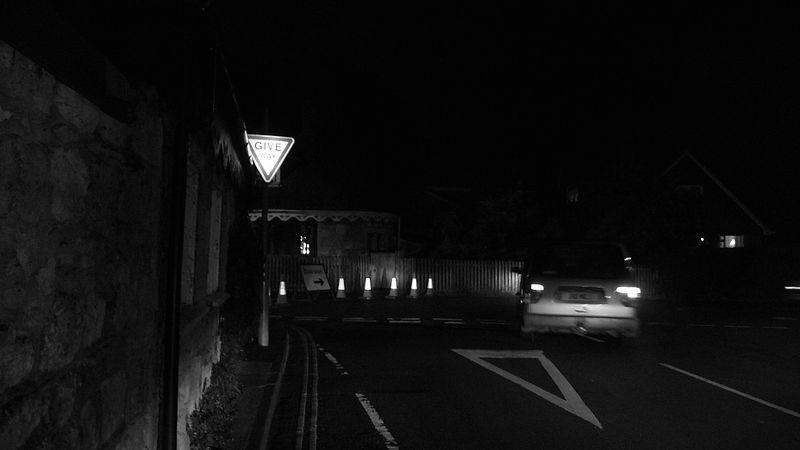
%> input picture dark_road_1.jpg, 800 x 450 px
$ octave exer1_4.m   (GNU Octave 9; MATLAB toolbox functions it lacks are replaced by stand-ins)
%> lines starting %> are read from the running program, lines starting %| are printed output that depends on the picture
clc;
clear;
close all;

scr = get(0,'ScreenSize');
images = {'dark_road_1.jpg','dark_road_2.jpg','dark_road_3.jpg'};

%% Histograms
figure(1);
set(gcf,'Position',[0.12*scr(3) 0.12*scr(4) 0.75*scr(3) 0.75*scr(4)]);

for i = 1:numel(images)
    dr{i} = im2gray(imread(images{i}));
    subplot(2,3,i);
    imshow(dr{i});
    title(sprintf('dark road %d ',i));
    subplot(2,3,i+3);
    imhist(dr{i});
    ylim auto
    xlim([-10 150]);
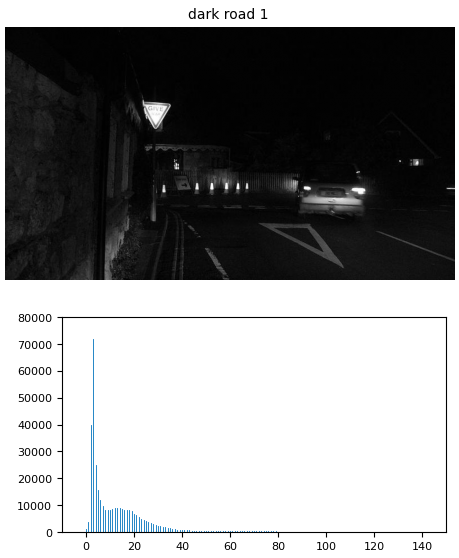
%> figure redrawn from the program's plot data, 2 panels
end
%> pass 2 of the loop `for i = 1:numel(images)`:
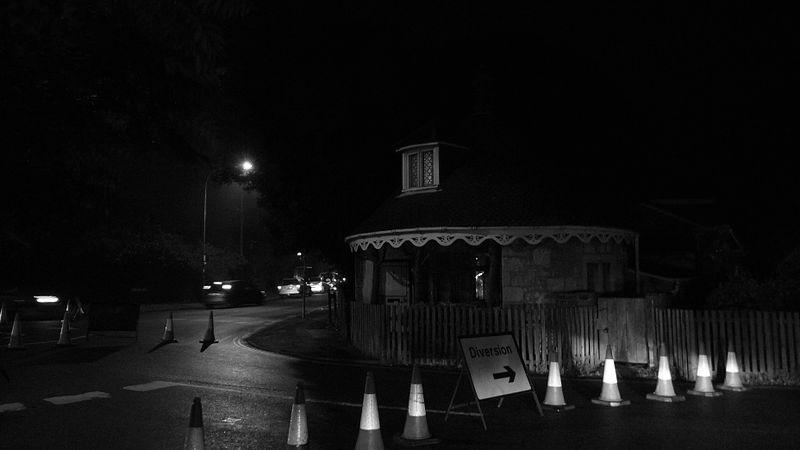
%> input picture dark_road_2.jpg, 800 x 450 px
%> `xlim([-10 150]);`:
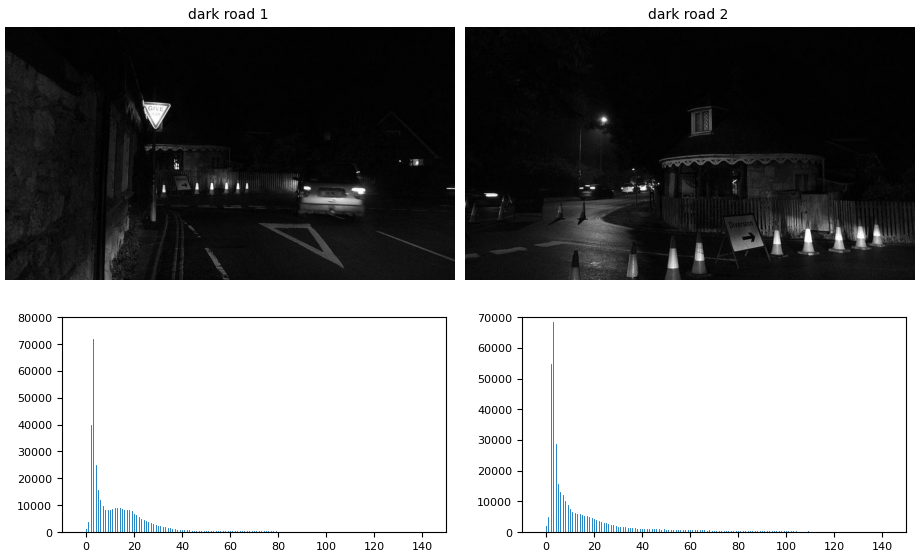
%> figure redrawn from the program's plot data, 4 panels
%> pass 3 of the loop `for i = 1:numel(images)`:
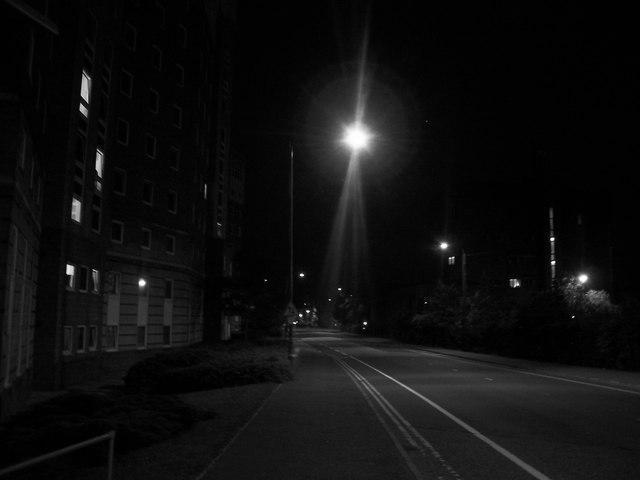
%> input picture dark_road_3.jpg, 640 x 480 px
%> `xlim([-10 150]);`:
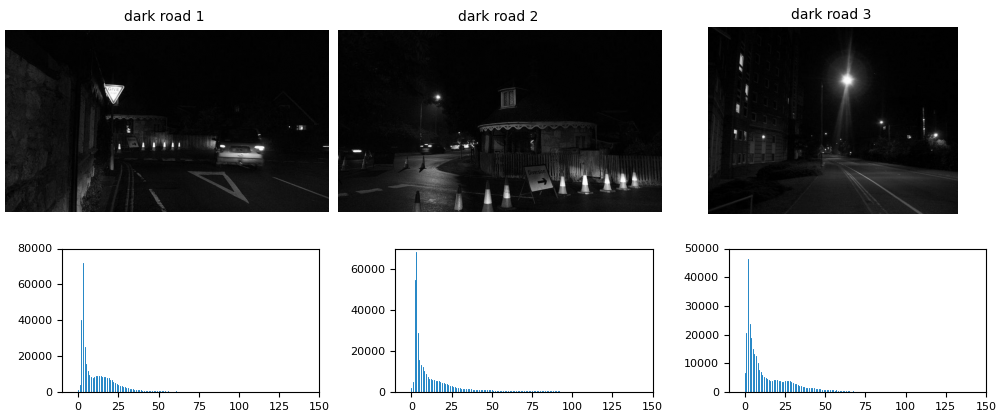
%> figure redrawn from the program's plot data, 6 panels

%% Global EQ
for i = 1:numel(dr)

    figure(i+1);
    set(gcf,'Position',[0.12*scr(3) 0.12*scr(4) 0.75*scr(3) 0.75*scr(4)]);
    sgtitle('Global Histogram EQ');
    gl_eq{i} = histeq(dr{i});
    subplot(2,2,1);
    imshow(dr{i});
    title(sprintf('dark road %d',i));
    subplot(2,2,2);
    imshow(gl_eq{i});
    title((sprintf('dark road %d after Gloal EQ',i)));
    subplot(2,2,3);
    imhist(dr{i});
    subplot(2,2,4);
    imhist(gl_eq{i});
    ylim auto

end
%> this loop made 3 passes
%> pass 1, `imshow(gl_eq{i});`:
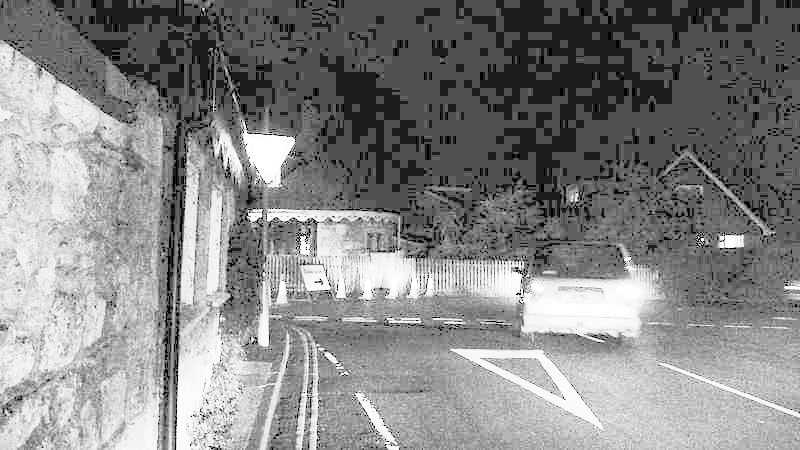
%> displayed picture: size 450x800, on the screen's scale of 0 to 255; min 0, max 255, mean 134.5
%> pass 1, `ylim auto`:
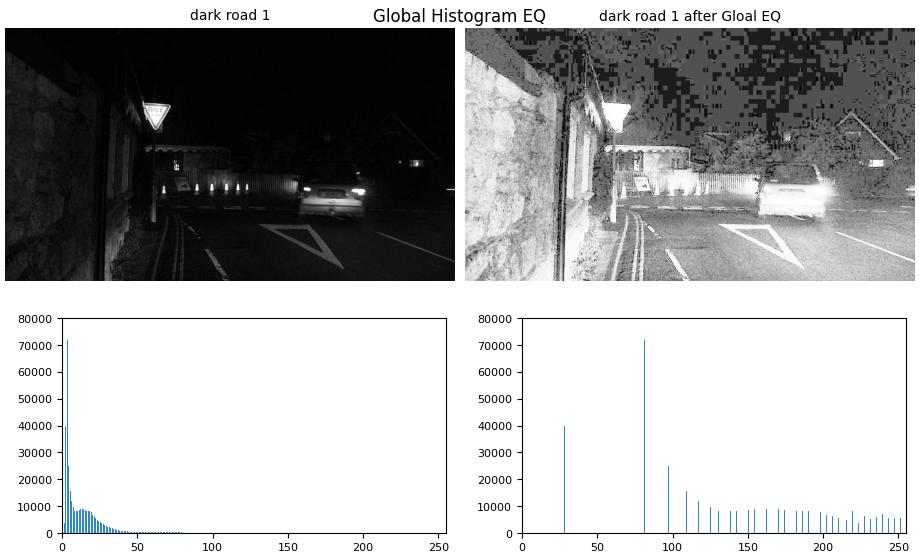
%> figure redrawn from the program's plot data, 4 panels
%> pass 2, `ylim auto`:
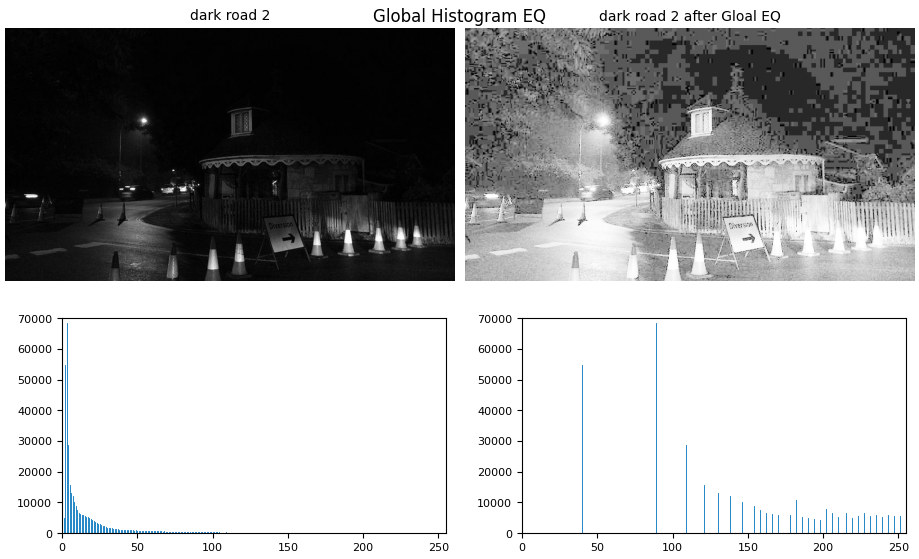
%> figure redrawn from the program's plot data, 4 panels
%> after the loop, gl_eq = 3 items

%% Local EQ
w = 60;
for i = 1:numel(dr)

    figure(i+4);
    set(gcf,'Position',[0.12*scr(3) 0.12*scr(4) 0.75*scr(3) 0.75*scr(4)]);
    sgtitle('Local Histogram EQ')
    loc_eq{i} = adapthisteq(dr{i},'NumTiles',[w w]);
    subplot(2,2,1);
    imshow(dr{i});
    title(sprintf('dark road %d',i));
    subplot(2,2,2);
    imshow(loc_eq{i});
    title(sprintf('dark road %d after Local EQ',i));
    subplot(2,2,3);
    imhist(dr{i});
    subplot(2,2,4);
    imhist(loc_eq{i});
    ylim auto

end
%> this loop made 3 passes
%> pass 1, `imshow(loc_eq{i});`:
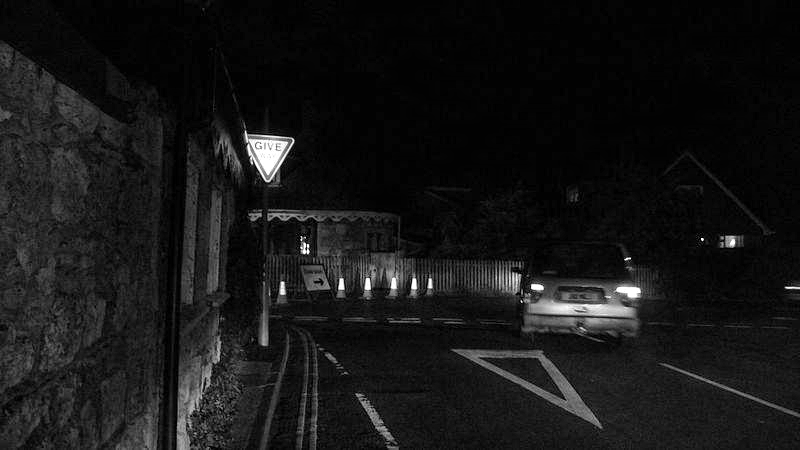
%> displayed picture: size 450x800, on the screen's scale of 0 to 255; min 0, max 255, mean 22.3
%> pass 1, `ylim auto`:
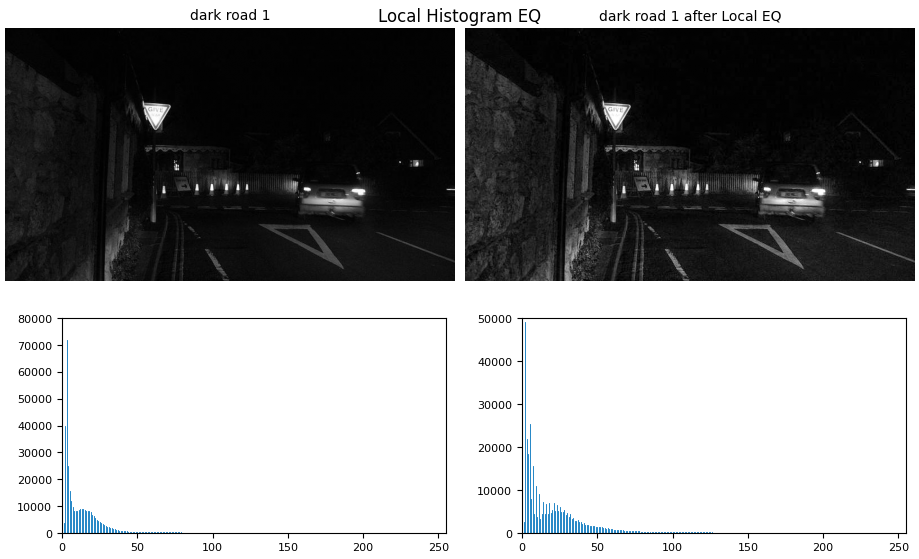
%> figure redrawn from the program's plot data, 4 panels
%> pass 2, `ylim auto`:
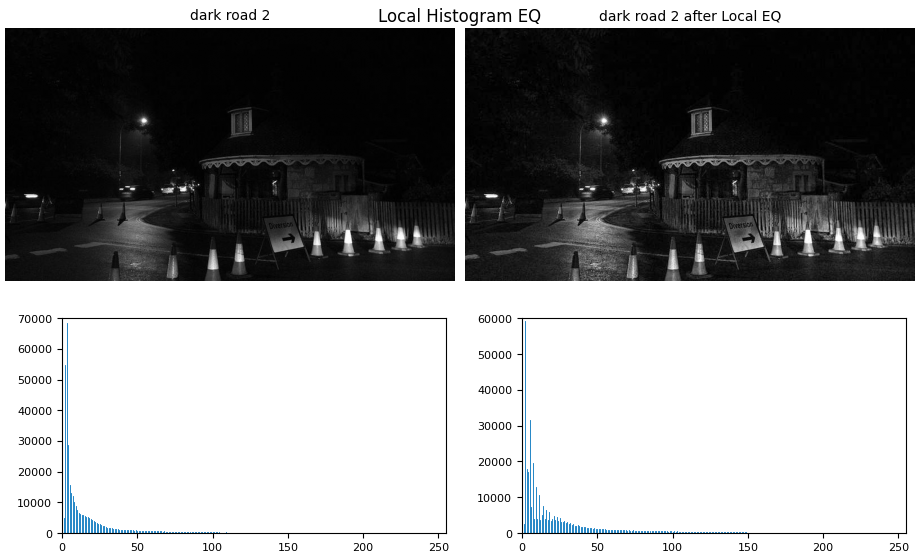
%> figure redrawn from the program's plot data, 4 panels
%> after the loop, loc_eq = 3 items
